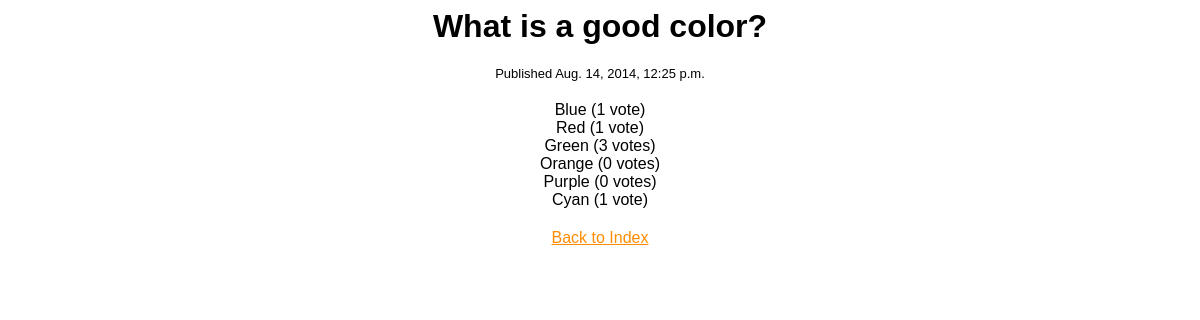
The app's page /3/results/ with its own data.
### polls/models.py (models this page shows, shortened)
class Poll(models.Model):
    question = models.CharField(max_length = 200)
    pub_date = models.DateTimeField('Date published')

class Choice(models.Model):
    poll = models.ForeignKey(Poll)
    choice_text = models.CharField(max_length = 200)
    votes = models.IntegerField(default = 0)

### polls/views.py (the view)
# urls.py: url(r'^(?P<pk>\d+)/results/$', views.ResultsView.as_view(), name="results"),
class ResultsView(generic.DetailView):
    model = Poll
    template_name = 'polls/results.html'

### polls/templates/polls/results.html
{% load staticfiles %}
<link rel="stylesheet" type="text/css" href="{% static 'polls/detail.css' %}" />
<h1>{{ poll.question }}</h1>
<p class="pubdate">Published {{ poll.pub_date }}</p>
<ul>
    {% for choice in poll.choice_set.all %}
        <li>{{ choice.choice_text }} ({{ choice.votes }} vote{{ choice.votes|pluralize }})</li>
    {% endfor %}
</ul>
<a href="{% url 'polls:index' %}">Back to Index</a>

### polls/static/polls/detail.css (style rules this page uses)
h1 { text-align: center; }
ul { list-style: none; padding: 4px; }
a { color: DarkOrange; text-align: center; }
.pubdate { text-align: center; font-size: small; }

### records on screen
Poll: question "What is a good color?", pub_date "Aug. 14, 2014, 12:25 p.m."
Choice: choice_text "Blue", votes "1"
Choice: choice_text "Red", votes "1"
Choice: choice_text "Green", votes "3"
Choice: choice_text "Orange", votes "0"
Choice: choice_text "Purple", votes "0"
Choice: choice_text "Cyan", votes "1"
